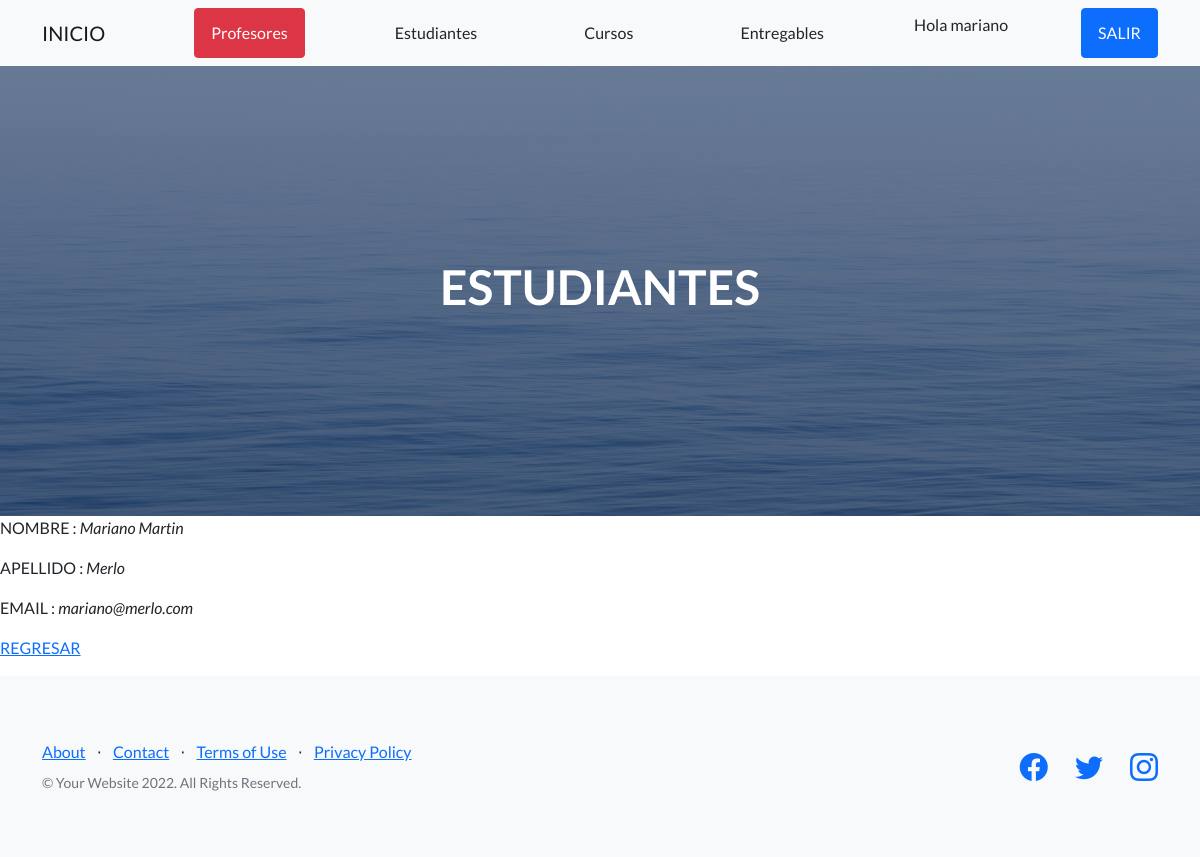
/AppCoder/estudiante/1/ (signed in), run on an earlier commit of the app's database.
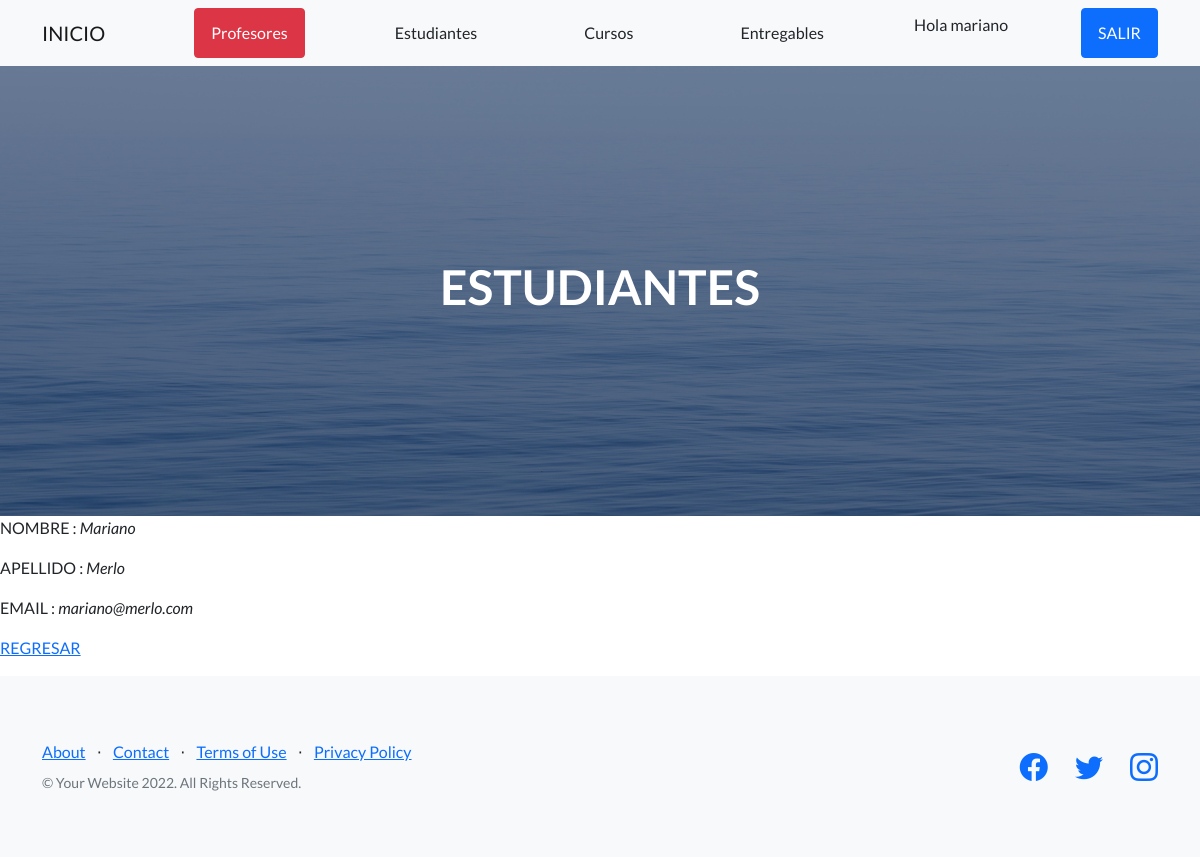
And on a later commit of the database.
### AppCoder/models.py (models this page shows, shortened)
class Estudiante(models.Model):
    nombre= models.CharField(max_length=50)
    apellido= models.CharField(max_length=50)
    email= models.EmailField()

### AppCoder/views.py (the view)
# urls.py: path('estudiante/<pk>/', EstudianteDetalle.as_view(), name= 'estudiante_detalle'),#pk es el id
class EstudianteDetalle(LoginRequiredMixin, DetailView):
    model= Estudiante
    template_name= 'AppCoder/estudiante_detalle.html'

### AppCoder/templates/AppCoder/estudiante_detalle.html
{% extends "AppCoder/padre.html" %}
{% load static %}
{% block contenidoQueCambia %}
<p>NOMBRE : <i>{{estudiante.nombre}}</i></p>
<p>APELLIDO : <i>{{estudiante.apellido}}</i></p>
<p>EMAIL : <i>{{estudiante.email}}</i></p>
<p>
    <a href="{% url 'estudiante_listar' %}">REGRESAR</a>
</p>
{% endblock %}
{% block título %}
    <h1>ESTUDIANTES</h1>
{% endblock %}

What changed in the data, as far as the page shows it:
changed Estudiante "Merlo": nombre "Mariano Martin" → "Mariano"
